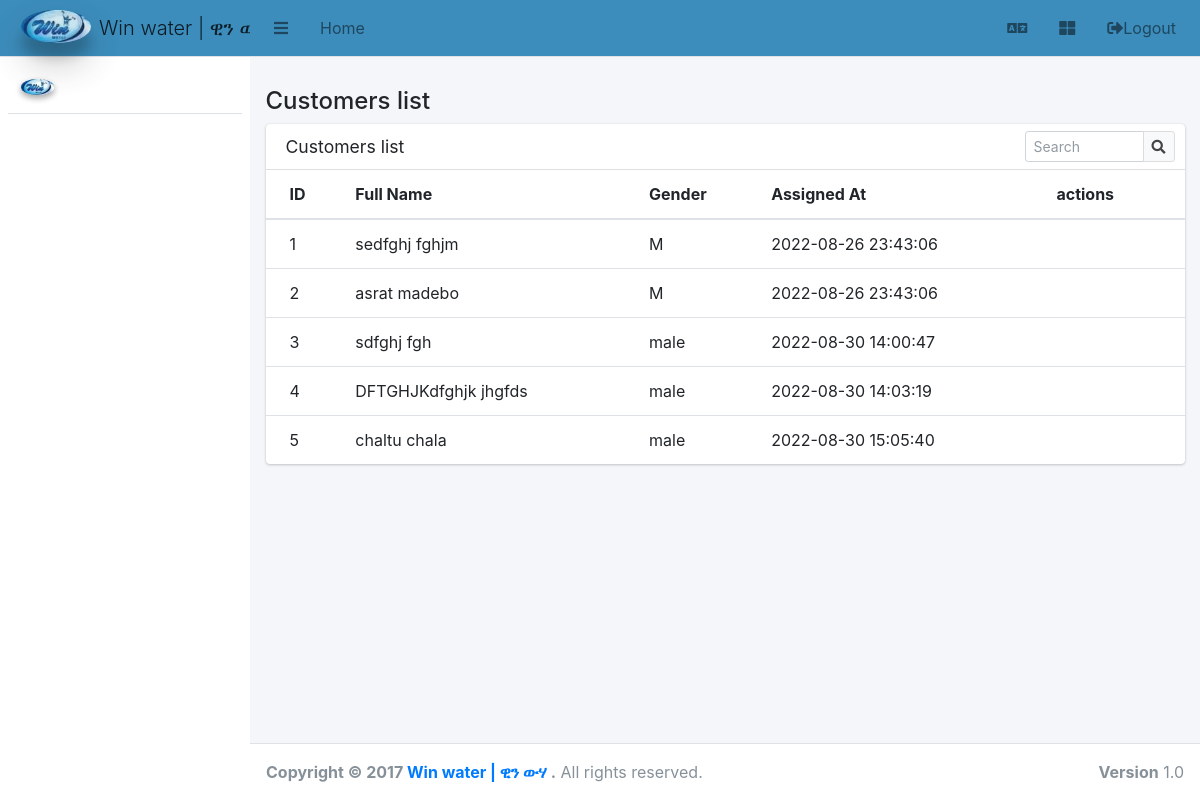
Page /customer.list.php on the earlier database version.
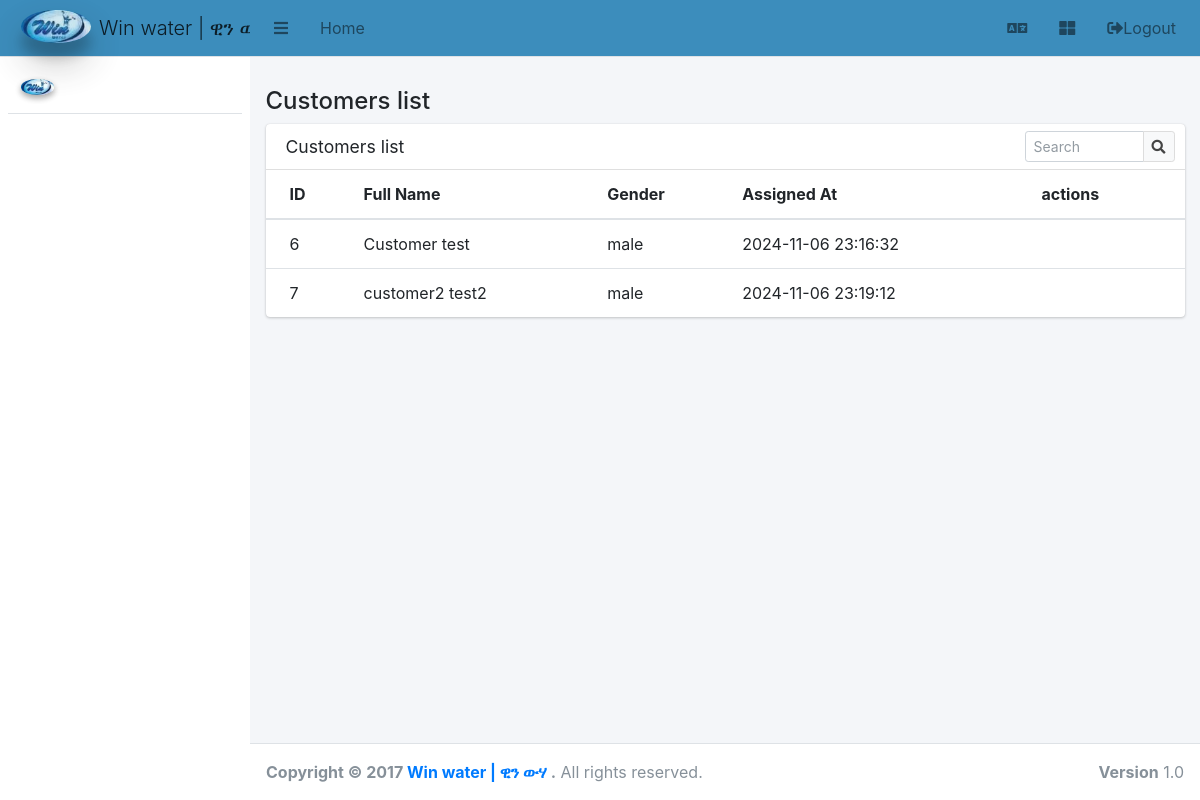
Same page on the later database version.
### tables this page shows
CREATE TABLE `customers` (
  `id` int(11) NOT NULL,
  `first_name` varchar(255) NOT NULL,
  `middle_name` varchar(255) NOT NULL,
  `last_name` varchar(255) DEFAULT NULL,
  `gender` varchar(10) NOT NULL,
  `birth_date` date NOT NULL,
  `registered_at` datetime NOT NULL DEFAULT current_timestamp(),
  `user_id` int(11) DEFAULT NULL
);

### includes/helpers/mysqlHelper.php (called while the page is built, shortened)
<?php
function fetchAllData($table_name,$order_by="id",$direction="ASC"){
    global $conn;
    $sql = "SELECT * FROM $table_name where 1 order by $order_by $direction";
    $result = mysqli_query($conn, $sql);
$results=mysqli_fetch_all($result, MYSQLI_ASSOC);
    return  $results;
}

### customer.list.php (the view)
<?php include('includes/header.php'); ?>
<div class="col-12">
    <h4>Customers list </h4>
</div>
<div class="col-12">
    <div class="card">
        <div class="card-header">
            <h3 class="card-title"> Customers list</h3>
            <div class="card-tools">
                <div class="input-group input-group-sm" style="width: 150px;">
                    <input type="text" name="table_search" class="form-control float-right" placeholder="Search">
                    <div class="input-group-append">
                        <button type="submit" class="btn btn-default"><i class="fas fa-search"></i></button>
                    </div>
                </div>
            </div>
        </div>
        <div class="card-body table-responsive p-0">
            <table class="table table-hover ">
                <thead>
                    <tr>
                        <th>ID</th>
                        <th>Full Name</th>
                        <th>Gender</th>
                        <th>Assigned At</th>
                        <th>actions</th>
                    </tr>
                </thead>
                <tbody>
                    <?php
                    $customers = fetchAllData('customers');
                    foreach ($customers as $customer) {
                    ?>
                        <tr>
                            <td><?php echo $customer['id']; ?></td>
                            <td><?php echo  $customer['first_name'] . " " . $customer['middle_name']; ?></td>
                            <td><span class="tag tag-success"><?php echo $customer['gender']; ?></span></td>
                            <td><?php echo $customer['registered_at']; ?></td>
                            <td>
                            </td>
                        </tr>
                    <?php } ?>
                </tbody>
            </table>
        </div>
    </div>
</div>
</div>
</div>
</div>
<?php include('includes/footer.php'); ?>

Differences in the rows shown:
removed customers: id "1", first_name "sedfghj", middle_name "fghjm", gender "M", registered_at "2022-08-26 23:43:06"
removed customers: id "2", first_name "asrat", middle_name "madebo", gender "M", registered_at "2022-08-26 23:43:06"
removed customers: id "3", first_name "sdfghj", middle_name "fgh", gender "male", registered_at "2022-08-30 14:00:47"
removed customers: id "4", first_name "DFTGHJKdfghjk", middle_name "jhgfds", gender "male", registered_at "2022-08-30 14:03:19"
removed customers: id "5", first_name "chaltu", middle_name "chala", gender "male", registered_at "2022-08-30 15:05:40"
added customers: id "6", first_name "Customer", middle_name "test", gender "male", registered_at "2024-11-06 23:16:32"
added customers: id "7", first_name "customer2", middle_name "test2", gender "male", registered_at "2024-11-06 23:19:12"
